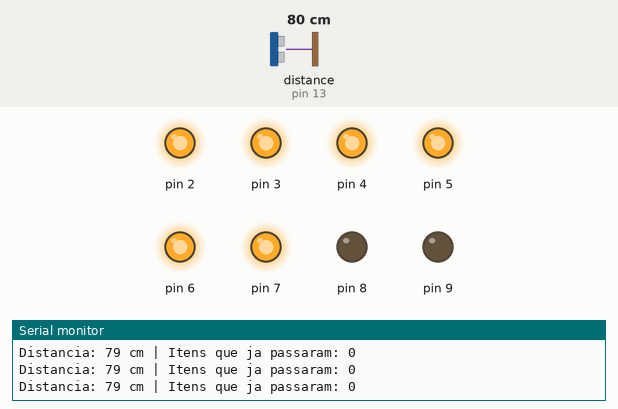
Bench run of a sketch on a simulated Arduino Uno, built with avr-gcc and run on an emulated ATmega328P. Shown: output pins drawn as LEDs (lit = HIGH), the last lines printed to the serial monitor. Wiring (inferred from the names in the program): ultrasonic range finder: trigger pin 12; echo pin 13. The test bench sets the inputs (shaded band); at power-on: distance to the obstacle (sensor on pin 13) 80 cm. The echo pulse lasts 58.3 µs per cm; pins used as bus, display or sensor lines are not drawn.

Above: at 3.0 s.
3.1 s: distance to the obstacle (sensor on pin 13) set to 13 cm
4.6 s: distance to the obstacle (sensor on pin 13) set to 16 cm
At 5.7 s:
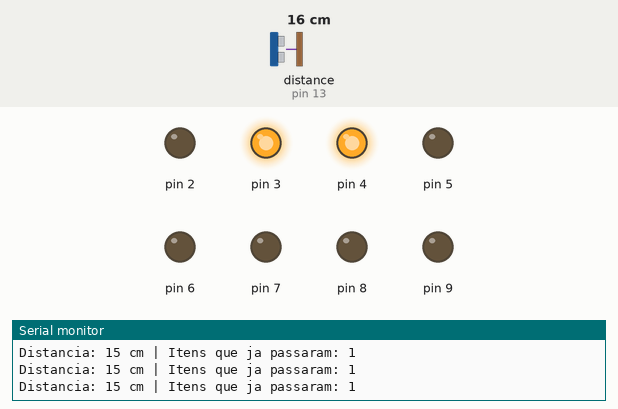
Timing chart, 0 to 7.6 s (numbered marks = the images above; inputs shaded):
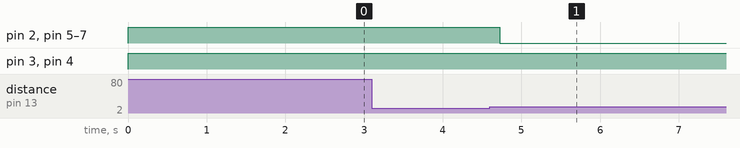

Measured:
- after the input at 4.6 s, pin 2, pin 5–7: HIGH → LOW after 0.13 s

The sketch:

Displays_Ultra.ino
```cpp
#define trigPin 12
#define echoPin 13
#define DISTANCIA_LIMITE 15 // A distância (medida em cm) deve ser alterada neste ponto.

int passando = 0;
int quantidade = 0;

int num[10][8] = {
  //{a,b,c,d,e,f,g,h}
  {1, 1, 1, 1, 1, 1, 0, 0}, // 0
  {0, 1, 1, 0, 0, 0, 0, 0}, // 1
  {1, 1, 0, 1, 1, 0, 1, 0}, // 2
  {1, 1, 1, 1, 0, 0, 1, 0}, // 3
  {0, 1, 1, 0, 0, 1, 1, 0}, // 4
  {1, 0, 1, 1, 0, 1, 1, 0}, // 5
  {1, 0, 1, 1, 1, 1, 1, 0}, // 6
  {1, 1, 1, 0, 0, 0, 0, 0}, // 7
  {1, 1, 1, 1, 1, 1, 1, 0}, // 8
  {1, 1, 1, 1, 0, 1, 1, 0}
};

void setup() {
  Serial.begin(9600);
  pinMode(echoPin, INPUT);
  pinMode(trigPin, OUTPUT);
  for (int i = 2; i < 10; i++) {
    pinMode(i, OUTPUT);
    digitalWrite(i, LOW);
  }
}

void loop() {
  long duration, distance;
  digitalWrite(trigPin, LOW);
  delayMicroseconds(2);
  digitalWrite(trigPin, HIGH);
  delayMicroseconds(10);
  digitalWrite(trigPin, LOW);
  duration = pulseIn(echoPin, HIGH);
  distance = (duration / 2) / 29.1;

  Serial.print("Distancia: ");
  Serial.print(distance);
  Serial.print(" cm | ");

  if (distance < DISTANCIA_LIMITE)
  {
    passando = 1;
    Serial.print("Passando um elemento | ");
  }
  else if (passando == 1)
  {
    passando = 0;
    quantidade++;
  }

  acende(quantidade);

  Serial.print("Itens que ja passaram: ");
  Serial.print(quantidade);
  Serial.println();

  delay(200);
}

void acende(int n) {
  for (int i = 0; i < 8; i++) {
    digitalWrite(i + 2, num[n][i]);
  }
}
/*
   Considerando um caso hipotético de uma linha de produção, estou considerando
   uma distância de 15 cm. Visto que qualquer coisa menor do que isso, "deveria"
   ser um objeto que estará passando.
*/
```
